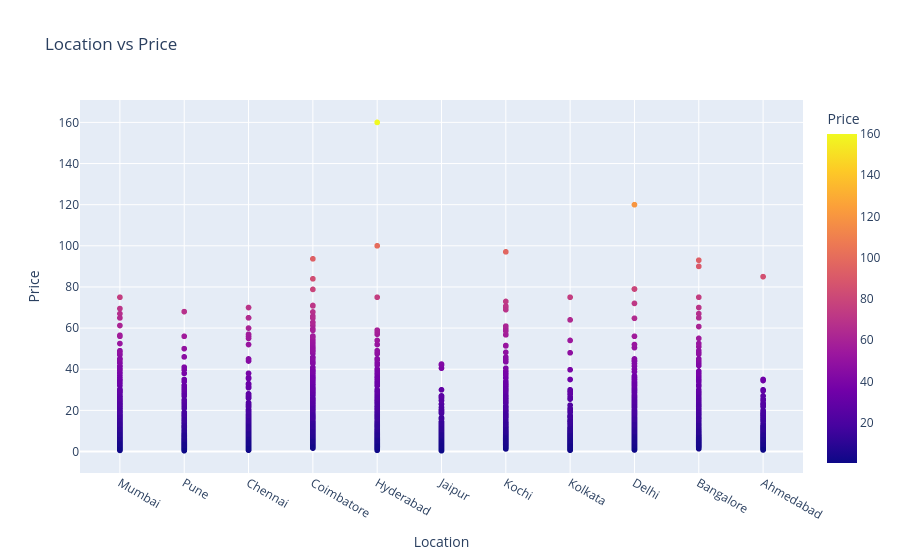
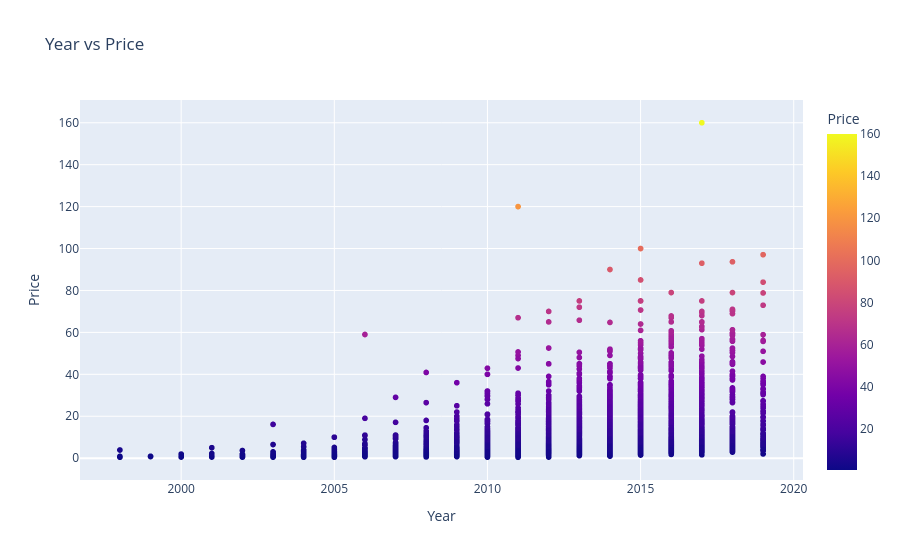

The code cell stored with these charts, in order, in its notebook:
### Code cell
for i in num_cols:
    fig = px.scatter(df_rm,x=i,y="Price",title=f"{i} vs Price",labels={i:i,"Price":"Price"},color="Price")
    fig.show()

### Figure 1 — Plotly figure (JSON) as saved in the notebook; plotly's stock layout.template omitted (floating-point values rounded to 4 significant figures; data arrays with more than 128 entries replaced by an {"elided": "..."} marker saying what was removed)
{"data": [{"hovertemplate": "Location=%{x}<br>Price=%{marker.color}<extra></extra>", "legendgroup": "", "marker": {"color": {"elided": "6019 float values"}, "coloraxis": "coloraxis", "symbol": "circle"}, "mode": "markers", "name": "", "showlegend": false, "type": "scattergl", "x": {"elided": "6019 str values"}, "xaxis": "x", "y": {"elided": "6019 float values"}, "yaxis": "y"}], "layout": {"coloraxis": {"colorbar": {"title": {"text": "Price"}}, "colorscale": [[0, "#0d0887"], [0.1111, "#46039f"], [0.2222, "#7201a8"], [0.3333, "#9c179e"], [0.4444, "#bd3786"], [0.5556, "#d8576b"], [0.6667, "#ed7953"], [0.7778, "#fb9f3a"], [0.8889, "#fdca26"], [1, "#f0f921"]]}, "legend": {"tracegroupgap": 0}, "title": {"text": "Location vs Price"}, "xaxis": {"anchor": "y", "domain": [0, 1], "title": {"text": "Location"}}, "yaxis": {"anchor": "x", "domain": [0, 1], "title": {"text": "Price"}}}}

### Figure 2 — Plotly figure (JSON) as saved in the notebook; plotly's stock layout.template omitted (floating-point values rounded to 4 significant figures; data arrays with more than 128 entries replaced by an {"elided": "..."} marker saying what was removed)
{"data": [{"hovertemplate": "Year=%{x}<br>Price=%{marker.color}<extra></extra>", "legendgroup": "", "marker": {"color": {"elided": "6019 float values"}, "coloraxis": "coloraxis", "symbol": "circle"}, "mode": "markers", "name": "", "showlegend": false, "type": "scattergl", "x": {"elided": "6019 int values"}, "xaxis": "x", "y": {"elided": "6019 float values"}, "yaxis": "y"}], "layout": {"coloraxis": {"colorbar": {"title": {"text": "Price"}}, "colorscale": [[0, "#0d0887"], [0.1111, "#46039f"], [0.2222, "#7201a8"], [0.3333, "#9c179e"], [0.4444, "#bd3786"], [0.5556, "#d8576b"], [0.6667, "#ed7953"], [0.7778, "#fb9f3a"], [0.8889, "#fdca26"], [1, "#f0f921"]]}, "legend": {"tracegroupgap": 0}, "title": {"text": "Year vs Price"}, "xaxis": {"anchor": "y", "domain": [0, 1], "title": {"text": "Year"}}, "yaxis": {"anchor": "x", "domain": [0, 1], "title": {"text": "Price"}}}}
